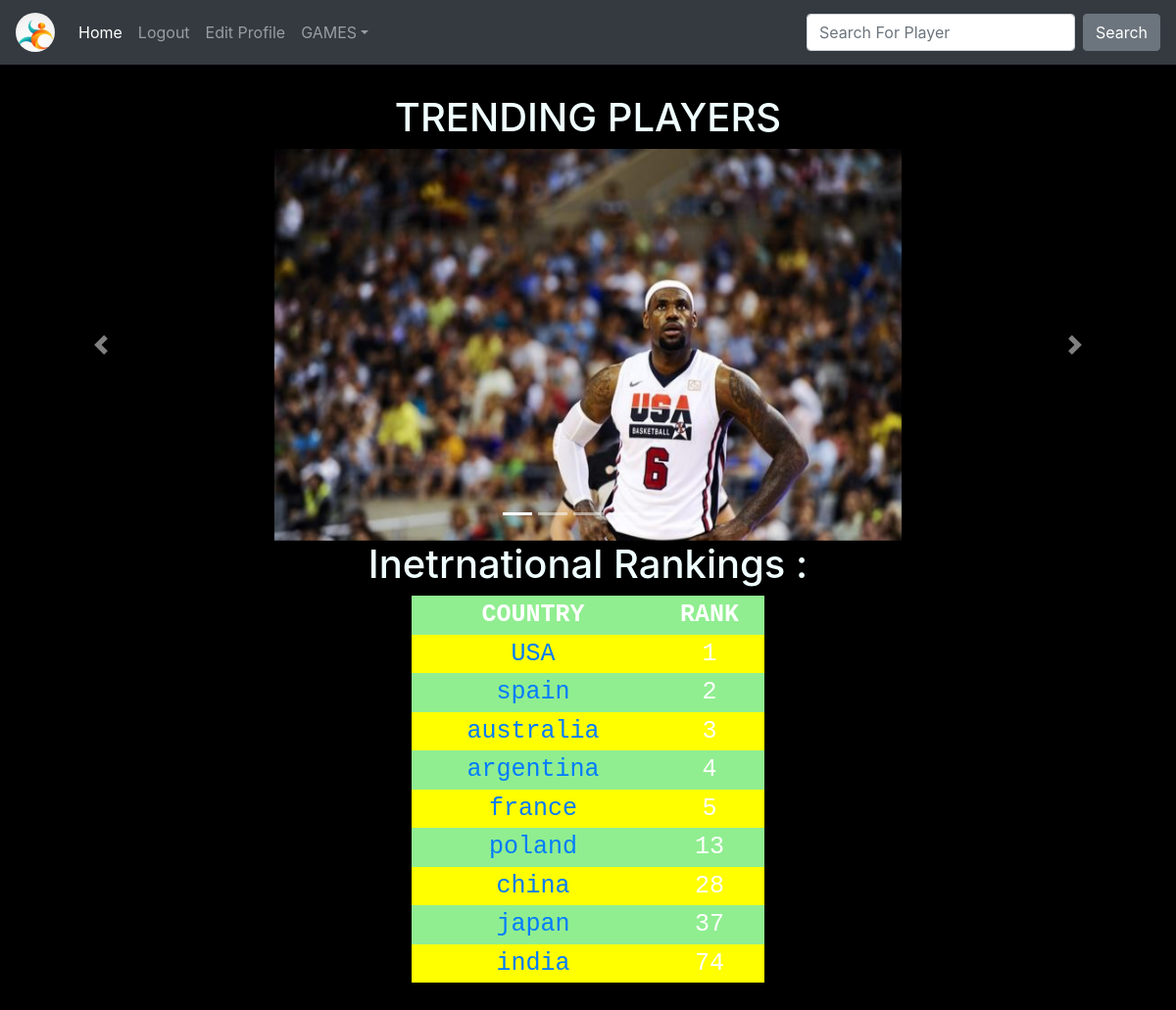
Page /php/basketball.php on the committed database.
### tables this page shows
CREATE TABLE `team` (
  `teamID` int(4) NOT NULL,
  `gameID` int(4) NOT NULL,
  `Tname` varchar(25) NOT NULL,
  `Ranking` int(2) NOT NULL,
  `Mplayed` int(4) NOT NULL
);

### php/basketball.php (the view, shortened to what this page needs)
<?php
$username = filter_input(INPUT_GET,'username');
?>
<!DOCTYPE html>
<html lang="en">
<head>
    <link rel="stylesheet" href="https://stackpath.bootstrapcdn.com/bootstrap/4.3.1/css/bootstrap.min.css">
</head>
<body class="bg">
<nav class="navbar navbar-expand-md navbar-dark bg-dark fixed-top">
    <a class="navbar-brand" href="success.php?username=<?php echo $username ?>" ><img src="img/logo.jpg"
    style="height: 40px;width:40px; border-radius: 100%"></a>
    <div class="collapse navbar-collapse" id="navbarsExampleDefault">
        <ul class="navbar-nav mr-auto">
            <li class="nav-item active">
                <a class="nav-link" href="success.php?username=<?php echo $username ?>">Home <span class="sr-only">(current)</span></a>
            </li>
            <li class="nav-item">
                <a class="nav-link" href="logout.php">Logout</a>
            </li>
            <li class="nav-item">
                <a class="nav-link" href="editprofile.php?username=<?php echo $username ?>">Edit Profile</a>
            </li>
            <li class="nav-item dropdown">
                <a class="nav-link dropdown-toggle" href="#" id="dropdown01" data-toggle="dropdown" aria-haspopup="true" aria-expanded="false">GAMES</a>
            </li>
        </ul>
        <form class="form-inline my-2 my-lg-0" method="post" action="search.php?<?php echo $username ?>">
            <input class="form-control mr-sm-2" type="text" placeholder="Search For Player" aria-label="Search id=id1" name="search">
            <button class="btn btn-secondary my-2 my-sm-0" type="submit">Search</button>
        </form>
    </div>
</nav><center>
    <main role="main" class="container-fluid ">
        <br><br><br><br>
        <h1>TRENDING PLAYERS</h1>
         <div id="carousel" class="carousel slide" data-ride="carousel">
  <ol class="carousel-indicators">
    <li data-slide-to="0" class="active"></li>
    <li  data-slide-to="1"></li>
    <li  data-slide-to="2"></li>
    <li  data-slide-to="3"></li>
    <li  data-slide-to="4"></li>
  </ol>
  <div class="carousel-inner">
    <div class="carousel-item active">
    </div>
  </div>
  <a class="carousel-control-prev" href="#carousel" role="button" data-slide="prev">
    <span class="carousel-control-prev-icon" aria-hidden="true"></span>
  </a>
  <a class="carousel-control-next" href="#carousel" role="button" data-slide="next">
    <span class="carousel-control-next-icon" aria-hidden="true"></span>
  </a>
</div>
    </main>
    <h1>Inetrnational Rankings :</h1>
    <table>
        <th>COUNTRY</th>
        <th>RANK</th>
    <?php
    $host="localhost";
    $dbusername="root";
    $dbpassword="";
    $dbname="sports";
    $conn= new mysqli($host,$dbusername,$dbpassword,$dbname);
    if(mysqli_connect_error()){
        die('connect error('.mysqli_connect_errno().')'.mysqli_connect_error());
    }
    else{ $sql="select Tname,Ranking from team where gameID='1'order by Ranking ";
        $result=$conn->query($sql);
         if($result->num_rows>0){
              while($row = mysqli_fetch_row($result))
              {
                    echo"<tr><td><a href=team.php?username=$username&gameID=1&name=$row[0]>$row[0]<a></td> <td> $row[1] </td></tr>";                }
         }
}
?>
        </table>
    <br><br><br>
</center>
</body>
</html>

### php/basketball.php (style rules this page uses)
.bg { background: url(img/basketballBG.jpg) no-repeat ; height: 100vh; width: 100%; }
table { border-collapse: collapse; width: 30%; color: #588c7e; font-family: monospace; font-size: 25px; text-align: center; }
tr { background-color: green; color: white; }
tr:nth-child(even) { background-color: yellow; }
tr:nth-child(odd) { background-color: lightgreen; }
img { width: 80vh; }
h1 { color: azure; }

### rows in the picture
team: Tname "USA", Ranking "1"
team: Tname "spain", Ranking "2"
team: Tname "australia", Ranking "3"
team: Tname "argentina", Ranking "4"
team: Tname "france", Ranking "5"
team: Tname "poland", Ranking "13"
team: Tname "china", Ranking "28"
team: Tname "japan", Ranking "37"
team: Tname "india", Ranking "74"
